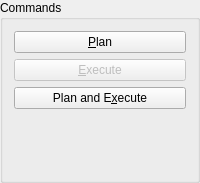
            <widget class="QGroupBox" name="groupBox_9">
             <property name="title">
              <string>Commands</string>
             </property>
             <layout class="QVBoxLayout" name="verticalLayout_9">
              <item>
               <widget class="QPushButton" name="plan_button">
                <property name="text">
                 <string>&amp;Plan</string>
                </property>
               </widget>
              </item>
              <item>
               <widget class="QPushButton" name="execute_button">
                <property name="enabled">
                 <bool>false</bool>
                </property>
                <property name="text">
                 <string>&amp;Execute</string>
                </property>
               </widget>
              </item>
              <item>
               <widget class="QPushButton" name="plan_and_execute_button">
                <property name="text">
                 <string>Plan and E&amp;xecute</string>
                </property>
               </widget>
              </item>
              <item>
               <widget class="QLabel" name="result_label">
                <property name="layoutDirection">
                 <enum>Qt::LeftToRight</enum>
                </property>
                <property name="text">
                 <string/>
                </property>
                <property name="alignment">
                 <set>Qt::AlignCenter</set>
                </property>
                <property name="wordWrap">
                 <bool>false</bool>
                </property>
               </widget>
              </item>
              <item>
               <spacer name="verticalSpacer">
                <property name="orientation">
                 <enum>Qt::Vertical</enum>
                </property>
                <property name="sizeHint" stdset="0">
                 <size>
                  <width>20</width>
                  <height>40</height>
                 </size>
                </property>
               </spacer>
              </item>
             </layout>
            </widget>
